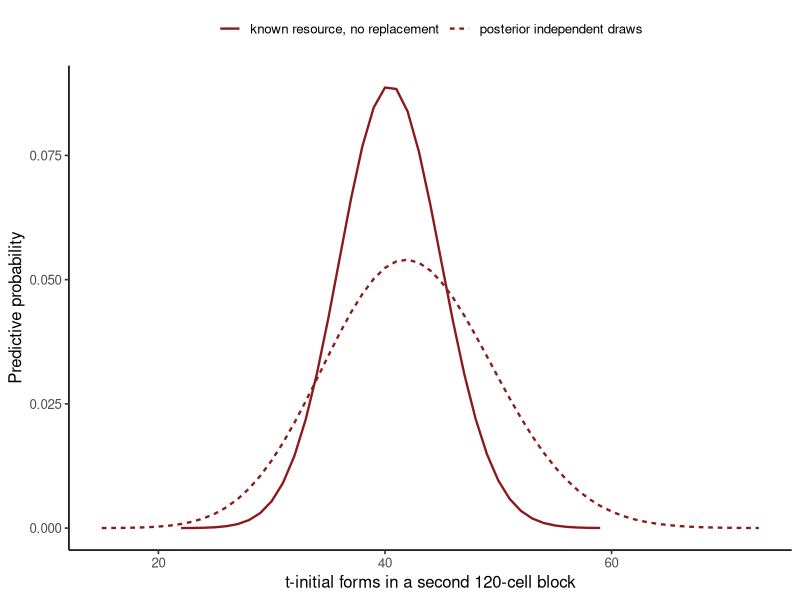

Reproduce this figure in R.
## ---- chunk 1
#| label: compute-unimorph-predictive-designs
library(ggplot2)

population <- read.csv(
  "data/unimorph-turkish/verb-past-population.csv",
  stringsAsFactors = FALSE
)
sample_120 <- read.csv(
  "data/unimorph-turkish/verb-past-sample-120.csv",
  stringsAsFactors = FALSE
)

N <- nrow(population)
K <- sum(population$t_initial)
n <- nrow(sample_120)
k <- sum(sample_120$t_initial)
N_remaining <- N - n
K_remaining <- K - k
m <- n

unit_count <- 1L
alpha_post <- unit_count + k
beta_post <- unit_count + n - k
support <- 0:m

posterior_mass <- exp(
  lchoose(m, support) +
    lbeta(support + alpha_post, m - support + beta_post) -
    lbeta(alpha_post, beta_post)
)
finite_mass <- dhyper(
  support, m = K_remaining,
  n = N_remaining - K_remaining, k = m
)

posterior_mean <- m * alpha_post / (alpha_post + beta_post)
posterior_variance <- m * alpha_post * beta_post *
  (alpha_post + beta_post + m) /
  ((alpha_post + beta_post)^2 * (alpha_post + beta_post + 1))
finite_mean <- m * K_remaining / N_remaining
finite_variance <- m * K_remaining / N_remaining *
  (1 - K_remaining / N_remaining) *
  (N_remaining - m) / (N_remaining - 1)

stopifnot(
  N == 588L, K == 200L, n == 120L, k == 42L,
  abs(sum(posterior_mass) - 1) < 1e-12,
  abs(sum(finite_mass) - 1) < 1e-12
)

data.frame(
  design = c("posterior independent block", "remaining resource without replacement"),
  expected_count = c(posterior_mean, finite_mean),
  variance = c(posterior_variance, finite_variance),
  next_cell_probability = c(
    alpha_post / (alpha_post + beta_post),
    K_remaining / N_remaining
  )
)
## ---- chunk 2
#| label: plot-unimorph-predictive-designs
#| fig-cap: "Predictive masses for a second 120-cell block. The posterior beta-binomial belongs to an independent-draw bridge; the narrower hypergeometric mass belongs to the known remaining resource."
predictive <- rbind(
  data.frame(count = support, probability = posterior_mass,
             design = "posterior independent draws"),
  data.frame(count = support, probability = finite_mass,
             design = "known resource, no replacement")
)

ggplot(subset(predictive, probability > 1e-5),
       aes(count, probability, linetype = design)) +
  geom_line(color = "#8B1A1A", linewidth = 0.8) +
  labs(x = "t-initial forms in a second 120-cell block",
       y = "Predictive probability", linetype = NULL) +
  theme_classic(base_size = 12) +
  theme(legend.position = "top")
## ---- chunk 3
#| label: decompose-unimorph-predictive-variance
theta_mean <- alpha_post / (alpha_post + beta_post)
theta_variance <- alpha_post * beta_post /
  ((alpha_post + beta_post)^2 * (alpha_post + beta_post + 1))
mean_conditional_variance <- m *
  (theta_mean * (1 - theta_mean) - theta_variance)
variance_conditional_mean <- m^2 * theta_variance

stopifnot(abs(mean_conditional_variance + variance_conditional_mean -
                posterior_variance) < 1e-10)
data.frame(mean_conditional_variance, variance_conditional_mean,
           total = posterior_variance)
